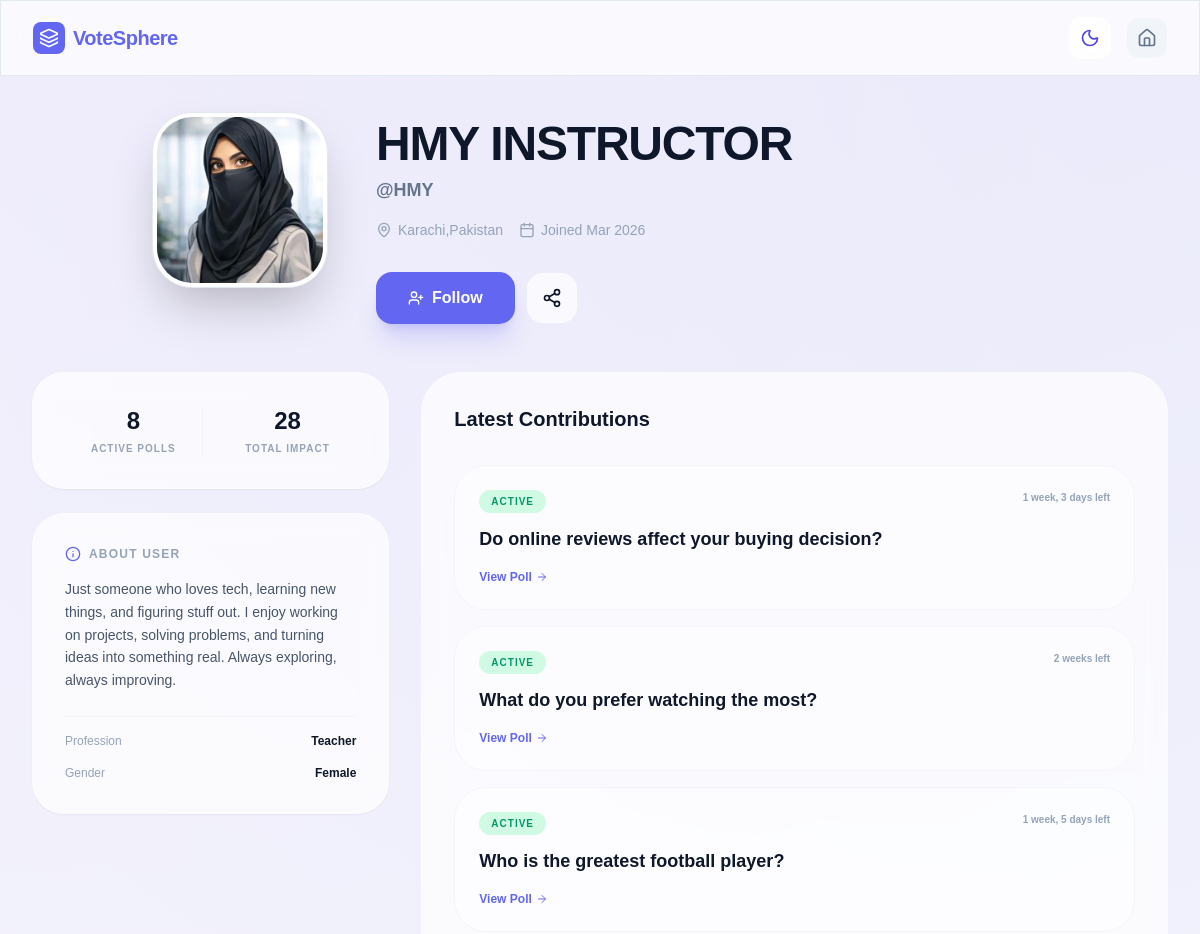
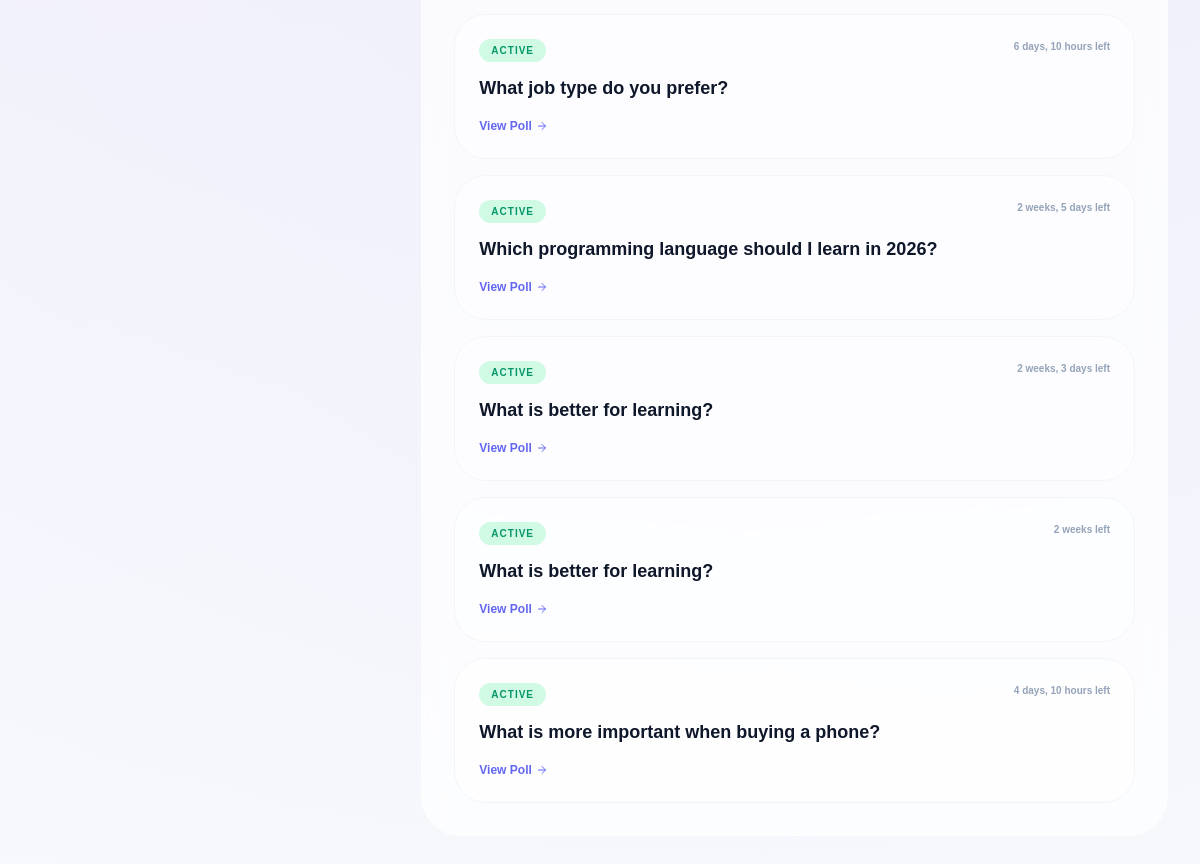
The page /user/user_profile/10 (signed in) on the database its author committed (2 pictures, top to bottom).
### users/models.py (models this page shows, shortened)
class UserProfile(models.Model):
    user_id = models.OneToOneField(User,on_delete=models.CASCADE,primary_key=True,related_name='profile')
    profile_picture = models.ImageField(
        upload_to='images/profile_pictures/%Y/%m/%d/',
        validators=[FileExtensionValidator(
            allowed_extensions=['jpg','jpeg','png','webp', 'gif'],
            message="Only this image formates are allowed: jpg, jpeg, gif, png, webp.")],
          blank=True, null=True
        )
    bio = models.TextField(blank=True, max_length=300)
    location = models.CharField(max_length=150, blank=True)
    birth_date = models.DateField(blank=True,null=True)
    created_at = models.DateTimeField(auto_now_add=True)
    uploaded_at = models.DateTimeField(auto_now_add=True)

class Ext_User(models.Model):
    user_id = models.OneToOneField(User,on_delete=models.CASCADE,primary_key=True)
    gender = models.CharField(max_length=10)
    profession= models.CharField(max_length=100)

### questonaries/models.py (models this page shows)
class Question(models.Model):
    ques = models.TextField(null=False)
    q_desc = models.TextField(null=True)
    expiry = models.DateTimeField()
    hashtags = models.TextField(null=True)
    img = models.ImageField(
        upload_to='images/Ques_Covers/%Y/%m/%d/',
        validators=[FileExtensionValidator(
            allowed_extensions=['jpg','jpeg','png','webp', 'gif'],
            message="Only this image formates are allowed: jpg, jpeg, gif, png, webp.")],
          blank=True, null=True
        )
    u_id = models.ForeignKey(User,on_delete=models.CASCADE)
    cat_id = models.ForeignKey(Category,on_delete=models.PROTECT)
    created_at= models.DateTimeField(auto_now_add=True)

### users/views.py (the view)
def other_profile_view(req,id):
    try:
        profile = UserProfile.objects.get(user_id=id)
    except UserProfile.DoesNotExist:
        profile = None
    now = timezone.now()
    active_pole = Question.objects.filter(u_id=id, expiry__gt=now)
    t_pole = active_pole.count()
    vote_cast = 0
    for q in active_pole:
        vote_cast += Vote_Click.objects.filter(opt_id__q_id=q.id).count()
    isFolowed = Folowers.objects.filter(user_folow=profile.user_id,folower=req.user).first()
    if isFolowed:
        isFolowed=True
        print(True)
    else:
        isFolowed=False
        print(False)
    context = {
        'profile': profile,
        'pole': t_pole,
        'votes': vote_cast,
        'active_poles':active_pole,
        'isFolowed':isFolowed,
    }
    return render(req, "users/other_profile.html", context)

### users/Templates/users/other_profile.html (shortened to what this page needs)
{% load static %}
<!DOCTYPE html>
<html lang="en" class="scroll-smooth">
<head>
    <link href="{% static 'home/links/font.css' %}" rel="stylesheet">
        <script src="{% static 'home/links/tailwind.css' %}"></script>
</head>
<body class="bg-[#f8fafc] dark:bg-slate-950 text-slate-900 dark:text-slate-100 transition-colors duration-300 profile-header-gradient min-h-screen">
    <nav class="fixed top-0 w-full z-40 glass border-b border-slate-200 dark:border-slate-800 px-4 md:px-8 py-4 flex justify-between items-center">
        <a href="{% url 'home' %}" class="flex items-center gap-2 font-bold text-lg md:text-xl tracking-tight text-primary">
            <div class="w-8 h-8 bg-primary rounded-lg flex items-center justify-center text-white">
                <i data-lucide="layers" class="w-5 h-5"></i>
            </div>
            <span>VoteSphere</span>
        </a>
        <div class="flex items-center gap-4">
            <button id="theme-toggle" class="p-2.5 rounded-xl glass hover:scale-105 transition-transform">
                <i data-lucide="moon" class="w-5 h-5 dark:hidden text-indigo-600"></i>
            </button>
            <a href="{% url 'feeds' %}" class="p-2.5 rounded-xl bg-slate-100 dark:bg-slate-800 text-slate-500">
                <i data-lucide="home" class="w-5 h-5"></i>
            </a>
        </div>
    </nav>
    <main class="pt-28 pb-12 px-4 sm:px-6 lg:px-8 max-w-7xl mx-auto">
        <div class="mb-12 flex justify-center">
            <div class="flex flex-col md:flex-row items-center md:items-start gap-8 md:gap-12 w-full max-w-4xl">
                <div class="relative shrink-0 group">
                    <div class="w-32 h-32 sm:w-40 sm:h-40 md:w-44 md:h-44 rounded-[2.5rem] p-1 bg-white dark:bg-slate-900 shadow-2xl border border-slate-200 dark:border-slate-800">
                        <img src="{% if profile.profile_picture %}{{ profile.profile_picture.url }}{% else %}https://api.dicebear.com/7.x/avataaars/svg?seed={{ profile.user_id.username }}{% endif %}"
                             class="w-full h-full object-cover rounded-[2.2rem]">
                    </div>
                </div>
                <div class="flex-1 text-center md:text-left pt-2">
                    <div class="flex flex-col md:flex-row md:items-center gap-3 mb-2">
                        <h1 class="text-3xl md:text-5xl font-black text-slate-900 dark:text-white tracking-tight">
                            {{ profile.user_id.first_name }} {{ profile.user_id.last_name }}
                        </h1>
                    </div>
                    <p class="text-slate-500 dark:text-slate-400 font-bold text-lg mb-4">@{{ profile.user_id.username }}</p>
                    <div class="flex flex-wrap justify-center md:justify-start gap-4 text-sm text-slate-400 mb-8">
                        <span class="flex items-center gap-1.5"><i data-lucide="map-pin" class="w-4 h-4"></i> {{ profile.location|default:"Global Citizen" }}</span>
                        <span class="flex items-center gap-1.5"><i data-lucide="calendar" class="w-4 h-4"></i> Joined {{ profile.user_id.date_joined|date:"M Y" }}</span>
                    </div>
                    <div class="flex items-center justify-center md:justify-start gap-3">
                         {% if isFolowed %}
                         <a href="{% url 'folow' profile.user_id.id %}" class="px-8 py-3.5 bg-transparent text-primary border-primary border-[2px] font-bold rounded-2xl shadow-xl shadow-indigo-500/20 hover:bg-indigo-600 transition-all flex items-center gap-2">
                             <i data-lucide="user-plus" class="w-4 h-4"></i> Following
                         </a>
                         {%else%}
                         <a href="{% url 'folow' profile.user_id.id %}" class="px-8 py-3.5 bg-primary  text-white font-bold rounded-2xl shadow-xl shadow-indigo-500/20 hover:bg-indigo-600 transition-all flex items-center gap-2">
                            <i data-lucide="user-plus" class="w-4 h-4"></i> Follow
                        </a>
                        {% endif %}
                        <button class="p-3.5 glass rounded-2xl hover:bg-white dark:hover:bg-slate-800 transition-colors">
                            <i data-lucide="share-2" class="w-5 h-5"></i>
                        </button>
                    </div>
                </div>
            </div>
        </div>
        <div class="grid grid-cols-1 lg:grid-cols-12 gap-8">
            <div class="lg:col-span-4 space-y-6">
                <div class="glass p-8 rounded-[2rem] shadow-sm grid grid-cols-2 gap-4">
                    <div class="text-center border-r border-slate-100 dark:border-slate-800">
                        <span class="block text-2xl font-black text-slate-900 dark:text-white">{{ pole }}</span>
                        <span class="text-[10px] font-bold text-slate-400 uppercase tracking-widest mt-1 block">Active Polls</span>
                    </div>
                    <div class="text-center">
                        <span class="block text-2xl font-black text-slate-900 dark:text-white">{{ votes }}</span>
                        <span class="text-[10px] font-bold text-slate-400 uppercase tracking-widest mt-1 block">Total Impact</span>
                    </div>
                </div>
                <div class="glass p-8 rounded-[2rem] shadow-sm">
                    <h3 class="text-xs font-bold text-slate-400 uppercase tracking-widest mb-4 flex items-center gap-2">
                        <i data-lucide="info" class="w-4 h-4 text-primary"></i> About User
                    </h3>
                    <p class="text-slate-600 dark:text-slate-400 text-sm leading-relaxed mb-6">
                        {{ profile.bio|default:"This user prefers to keep their bio a mystery." }}
                    </p>
                    <div class="space-y-4 pt-4 border-t border-slate-100 dark:border-slate-800">
                        <div class="flex items-center justify-between text-xs">
                            <span class="text-slate-400">Profession</span>
                            <span class="font-bold">{{ profile.user_id.ext_user.profession|default:"Enthusiast" }}</span>
                        </div>
                        <div class="flex items-center justify-between text-xs">
                            <span class="text-slate-400">Gender</span>
                            <span class="font-bold">{{ profile.user_id.ext_user.gender|default:"Not specified" }}</span>
                        </div>
                    </div>
                </div>
            </div>
            <div class="lg:col-span-8">
                <div class="glass rounded-[2.5rem] p-6 md:p-8 h-full">
                    <h3 class="text-xl font-black text-slate-900 dark:text-white mb-8">Latest Contributions</h3>
                    <div class="space-y-4">
                        {% for q in active_poles %}
                        <div class="p-6 rounded-[2rem] bg-white/40 dark:bg-slate-800/20 border border-slate-100 dark:border-slate-800 hover:border-primary/50 transition-all group">
                            <div class="flex justify-between items-start mb-3">
                                <span class="px-3 py-1 bg-emerald-100 dark:bg-emerald-900/30 text-emerald-600 dark:text-emerald-400 text-[10px] font-black uppercase tracking-widest rounded-full">Active</span>
                                <span class="text-[10px] text-slate-400 font-bold">{{ q.expiry|timeuntil }} left</span>
                            </div>
                            <h4 class="font-bold text-slate-900 dark:text-white group-hover:text-primary transition-colors text-lg mb-4">{{ q.ques }}</h4>
                            <div class="flex items-center gap-4">
                                <a href="{% url 'voting_pole' q.id %}" class="text-xs font-black text-primary flex items-center gap-1">
                                    View Poll <i data-lucide="arrow-right" class="w-3 h-3"></i>
                                </a>
                            </div>
                        </div>
                        {% endfor %}
                    </div>
                </div>
            </div>
        </div>
    </main>
</body>
</html>

### users/Templates/users/other_profile.html (style rules this page uses)
body { font-family: 'Plus Jakarta Sans', sans-serif; -webkit-tap-highlight-color: transparent; }
.glass { background: rgba(255, 255, 255, 0.7); backdrop-filter: blur(12px); -webkit-backdrop-filter: blur(12px); border: 1px solid rgba(255, 255, 255, 0.3); }
.profile-header-gradient { background: radial-gradient(circle at top right, rgba(99, 102, 241, 0.08), transparent), radial-gradient(circle at top left, rgba(168, 85, 247, 0.05), transparent); }

### rows shown on the page
UserProfile: profile_picture (picture), user_id.first_name "HMY", user_id.last_name "INSTRUCTOR", user_id.username "HMY", location "Karachi,Pakistan", user_id.date_joined "Mar 2026", bio "Just someone who loves tech, learning new things, and figuring stuff out. I enjoy working on projects, solving problems, and turning ideas into something real. Always exploring, always improving.", user_id.ext_user.profession "Teacher", user_id.ext_user.gender "Female"
Question: expiry "1 week, 3 days", ques "Do online reviews affect your buying decision?"
Question: expiry "2 weeks", ques "What do you prefer watching the most?"
Question: expiry "1 week, 5 days", ques "Who is the greatest football player?"
Question: expiry "6 days, 10 hours", ques "What job type do you prefer?"
Question: expiry "2 weeks, 5 days", ques "Which programming language should I learn in 2026?"
Question: expiry "2 weeks, 3 days", ques "What is better for learning?"
Question: expiry "2 weeks", ques "What is better for learning?"
Question: expiry "4 days, 10 hours", ques "What is more important when buying a phone?"

### other values the page prints
{{ pole }} "8"
{{ votes }} "28"
